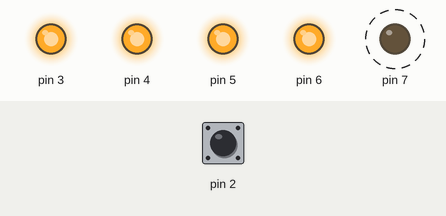
Simulated run of this sketch. Board: Arduino Uno, built with avr-gcc and run on an emulated ATmega328P. Parts: output pins drawn as LEDs (lit = HIGH). Dashed ring = blinking. Inputs (shaded band) come from the test bench; at power-on: pin 2 HIGH.

Above: at 5.4 s.
5.5 s: pin 2 driven LOW
At 6.75 s:
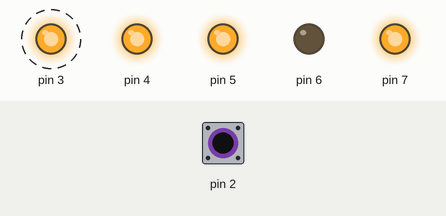
9.0 s: pin 2 pulsed HIGH 2 times (0.12 s each, 0.3 s apart)
At 11.75 s:
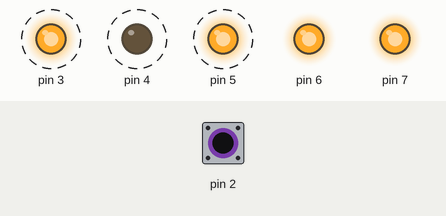
Timing chart, 0 to 18.5 s (numbered marks = the images above; inputs shaded):
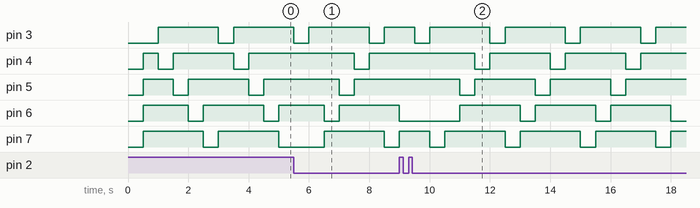

The sketch:

codigo_interrupciones.ino
```cpp
//Ejemplo de interrupción
//Juan Felipe Gutiérrez Sánchez
//Tipo HARDWARE
//Proyecto de investigación - Info 2

long long int time1=0, time2;
short modos=0, cont=0;
bool luz[5]={1,1,1,1,0};
void setup()
{
  attachInterrupt(digitalPinToInterrupt(2),codigo,FALLING); //Comando para realizar la interrupcion
  for(short i=3;i<=7;i++){                                  //FALLING porque la interrupción se activa en el flanco de caida
    pinMode(i, OUTPUT);
    digitalWrite(i,0);
  }

}

void loop()
{
  time2=millis();		//Tiempo de cada led en la secuencia
  if(time2-time1>=500){
    time1=time2;
    switch(modos){
      case 0:			//Secuencia de 5 leds hacia la izquierda
        luz[cont]=0;
        if (cont==0) luz[4]=1;
      		else luz[cont-1]=1;
        cont++;

        if (cont==5) cont=0;
      break;

      default:          //Caso donde este oprimido el botón, va a hacer lo contrario al otro caso
        luz[cont]=0;
         if (cont==4) luz[0]=1;
      		else luz[cont+1]=1;
        cont--;
        if (cont==-1) cont=4;
      break;

    }
    for(short i=0;i<=4;i++){
          digitalWrite(i+3,luz[i]);
       }
  }
}

void codigo(){  //Funcion que permitesaber que modo o secuencia va a activar
  modos=1-modos;
  if(modos) cont=0;
  else cont=0;
}
```

Measured:
- by itself, pin 3–5: alternates HIGH for 2.0 s and LOW for 0.50 s
- by itself, pin 6: repeats every 2.5 s: HIGH 2.0 s, LOW 0.50 s
- by itself, pin 7: repeats every 2.5 s: LOW 0.50 s, HIGH 2.0 s
